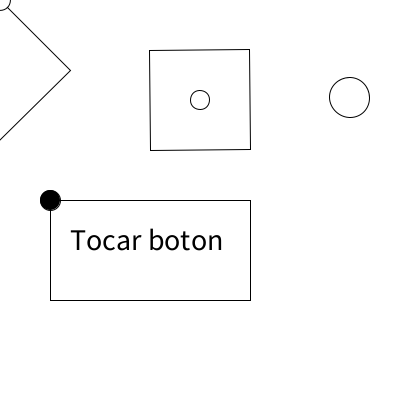
Frame 1 (no input)
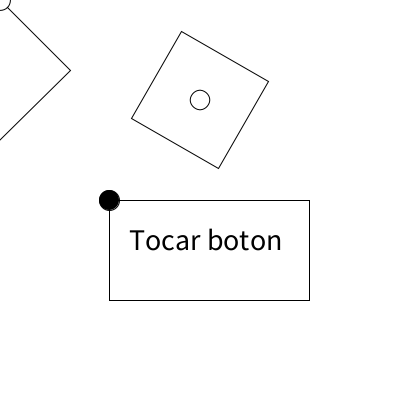
Frame 60 (the mouse pressed at the canvas centre just before this capture)
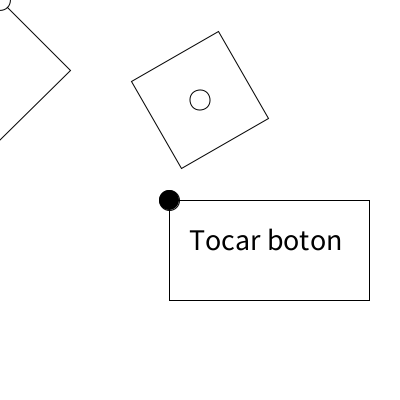
Frame 120 (the mouse held since frame 60 and released just before this capture)

The Processing sketch that drew these frames (run headless with seeded random() and noise(); from frame 60 on, the mouse is pressed at the canvas centre):

// Processing sketch: sketch_250603a_rotate
// ── sketch_250603a_rotate.pde
//ejemplo por DIEGO

int posX = 50;

void setup() {
  size(400, 400);
  textSize(30);
}
void draw() {
  background(255);
  push();
  rotate(radians(45));
  rect(0, 0, 100, 100);
  circle(0, 0, 20);
  pop();

  push();
  translate(200, 100);
  rotate(radians(-frameCount));
  //rotate(radians(45));
  rectMode(CENTER);
  rect(0, 0, 100, 100);
  ellipse(150, 0, 40, 40); // satélite
  circle(0, 0, 20);
  pop();


  push();
  translate(posX, 200);
  fill(255);
  rect(0, 0, 200, 100);
  fill(0);
  text("Tocar boton", 20, 50); // el botón no hace nada aún
  circle(0, 0, 20);
  if (posX>width) {
    posX=0;
  }
  posX++;
  pop();
}
